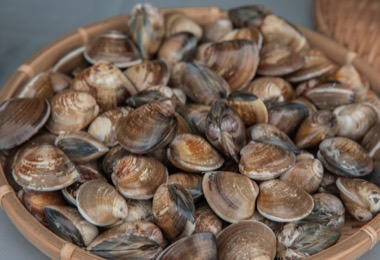
#> input picture design/mid_autumn_edm/clam.jpg, 380 x 260 px
$ python cut_color.py mid_autumn_edm/clam.jpg mid_autumn_edm/fish.jpg 5 5 1.0
#> lines starting #> are read from the running program, lines starting #| are printed output that depends on the picture; after the words box and inside, x2 and y2 are one past the last pixel; in counts of white or black regions, pixels touching at a corner belong together
"""顏色判定去背 v2：白牆=低飽和高亮度且與邊界相連(flood-fill)；
內部白圓(中心圓牌)因被彩色包圍、不與邊界相連而保留。輸出全解析度透明 PNG。
用法: python3 cut_color.py 來源 輸出 [sat門檻] [val門檻] [feather]"""

import sys
import numpy as np
from PIL import Image, ImageFilter
from collections import deque

src, out = sys.argv[1], sys.argv[2]
SAT = int(sys.argv[3]) if len(sys.argv) > 3 else 42
VAL = int(sys.argv[4]) if len(sys.argv) > 4 else 135
feather = float(sys.argv[5]) if len(sys.argv) > 5 else 1.2

im = Image.open(src).convert("RGB")
#> im is the input picture: PIL image 380x260 RGB; mean R, G, B 117.3, 98.7, 85.3
W, H = im.size
#> W = 380; H = 260

sw = 2000
sh = int(H * sw / W)
#> sh = 1368
small = im.resize((sw, sh), Image.LANCZOS)
a = np.asarray(small).astype(np.int16)
mx = a.max(2)
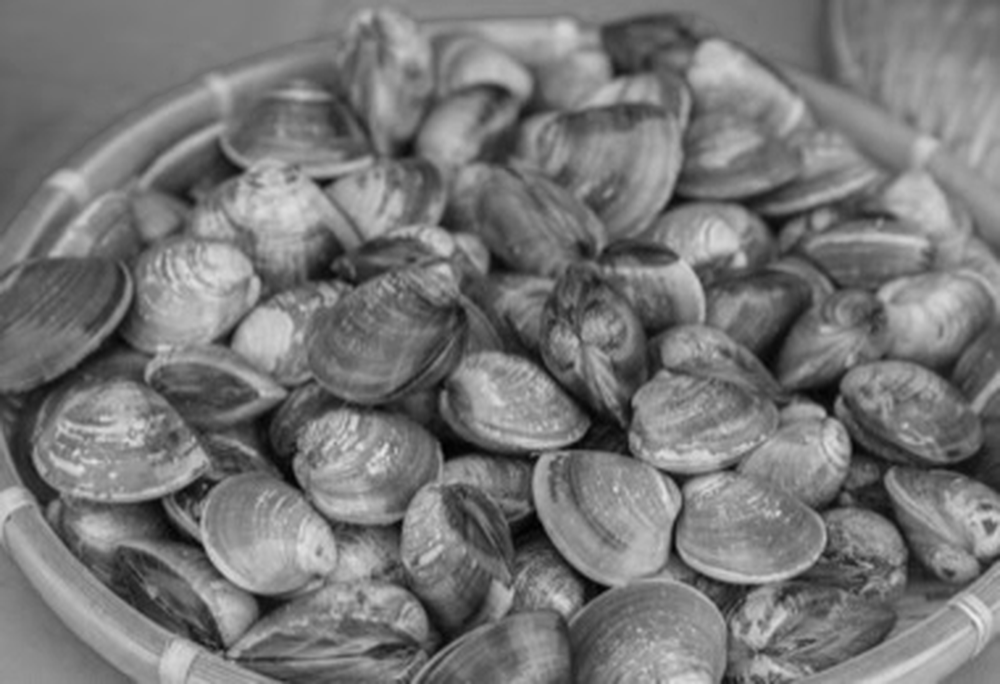
#> mx: shape (1368, 2000) int16 (shown at 1/2 size); min 0, max 236, mean 118.9
mn = a.min(2)
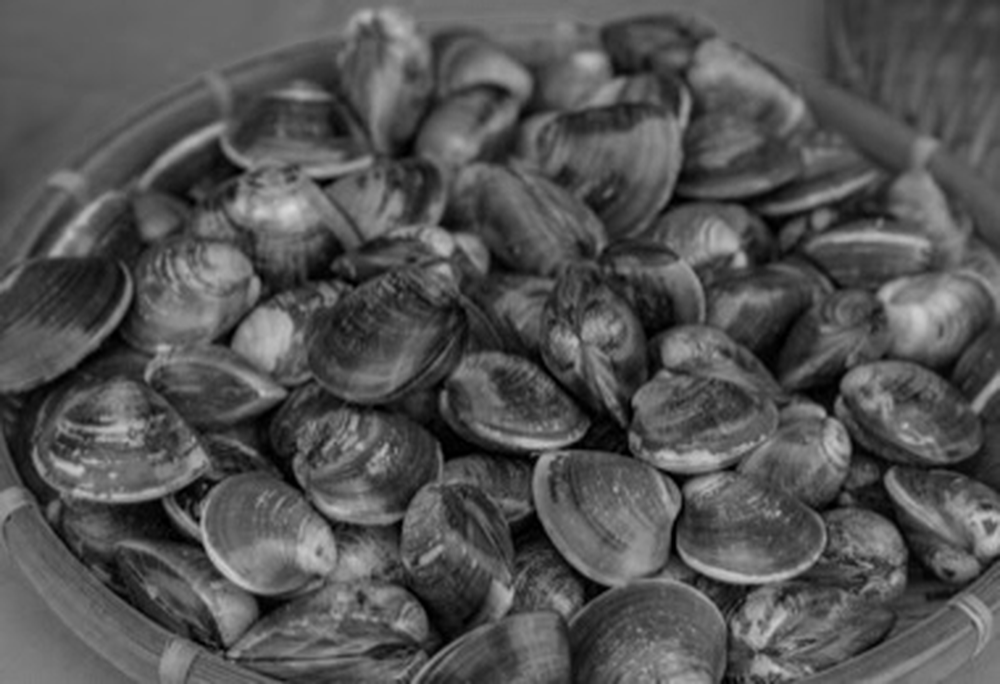
#> mn: shape (1368, 2000) int16 (shown at 1/2 size); min 0, max 218, mean 83.7
sat = mx - mn
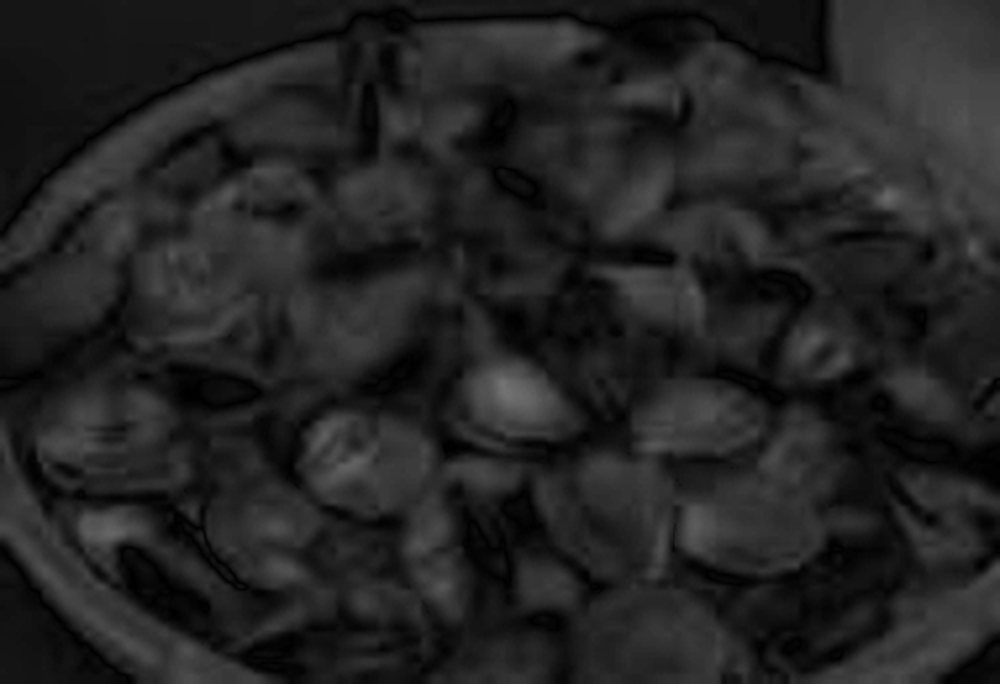
#> sat: shape (1368, 2000) int16 (shown at 1/2 size); min 0, max 117, mean 35.3
wall = (sat < SAT) & (mx > VAL)  # 候選白牆
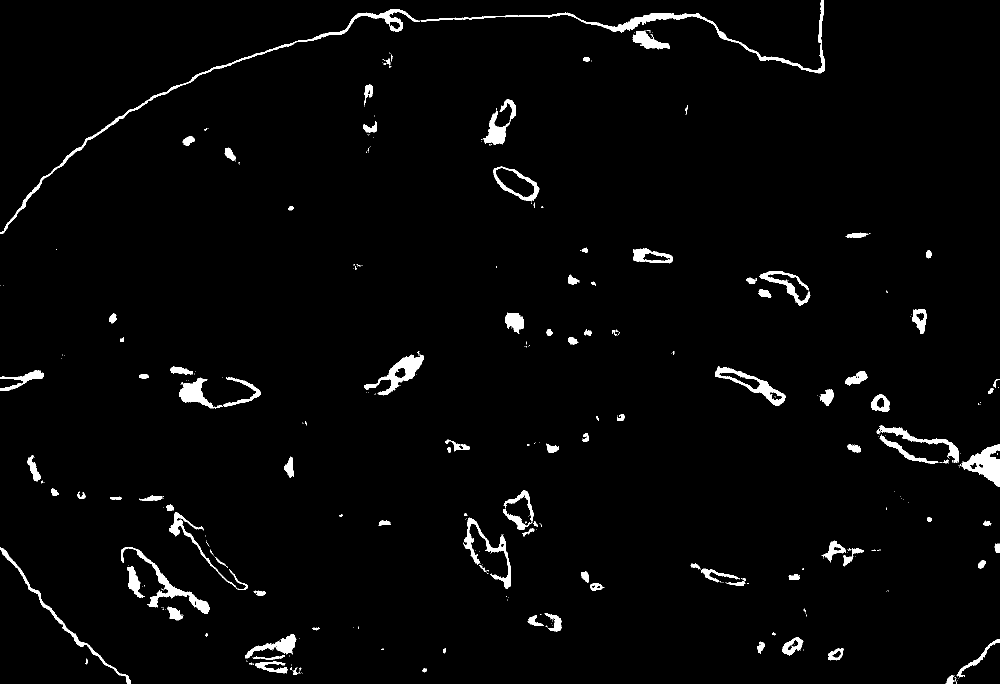
#> wall: shape (1368, 2000) bool (shown at 1/2 size); 2.4% white; 403 white regions (296 under 20 px), largest, box (x1, y1, x2, y2) and area: (841, 0, 1650, 147) 5545, (0, 18, 840, 468) 4993, (1923, 889, 2000, 974) 3060

# 邊界 flood-fill：只保留與畫面邊緣相連的白牆為背景
bg = np.zeros((sh, sw), dtype=bool)
dq = deque()
for x in range(sw):
    for y in (0, sh - 1):
        if wall[y, x]:
            bg[y, x] = True
            dq.append((y, x))
for y in range(sh):
    for x in (0, sw - 1):
        if wall[y, x] and not bg[y, x]:
            bg[y, x] = True
            dq.append((y, x))
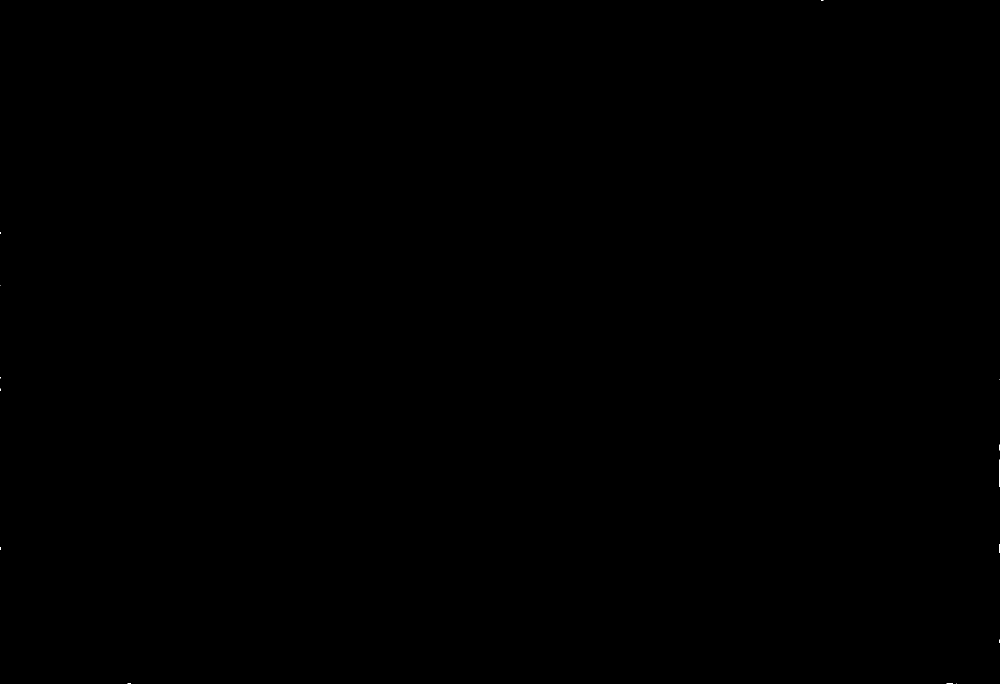
#> bg: shape (1368, 2000) bool (shown at 1/2 size); 0.01% white in thin lines or dots
while dq:
    y, x = dq.popleft()
    for dy, dx in ((1, 0), (-1, 0), (0, 1), (0, -1)):
        ny, nx = y + dy, x + dx
        if 0 <= ny < sh and 0 <= nx < sw and wall[ny, nx] and not bg[ny, nx]:
            bg[ny, nx] = True
            dq.append((ny, nx))
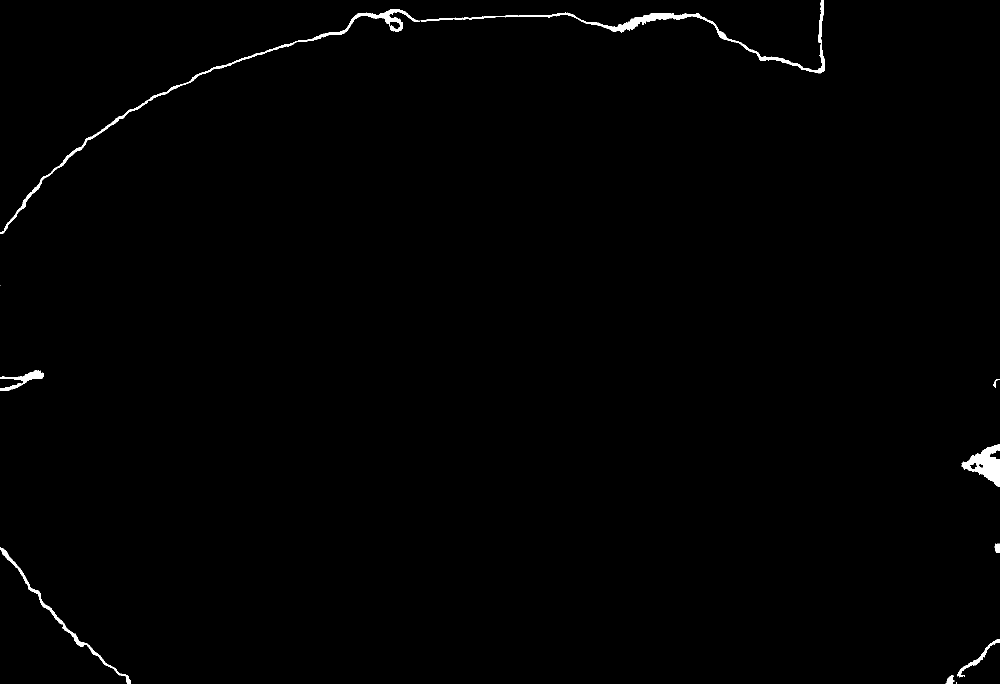
#> bg: shape (1368, 2000) bool (shown at 1/2 size); 0.65% white; 12 white regions (3 under 20 px), largest, box (x1, y1, x2, y2) and area: (841, 0, 1650, 147) 5543, (0, 18, 840, 468) 4993, (1923, 889, 2000, 974) 3059

alpha_small = np.where(bg, 0, 255).astype(np.uint8)
am = Image.fromarray(alpha_small)
if feather > 0:
    am = am.filter(ImageFilter.GaussianBlur(feather))
alpha_full = am.resize((W, H), Image.BILINEAR)
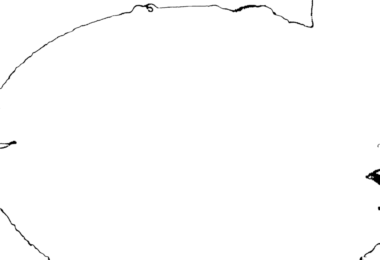
#> alpha_full: PIL image 380x260 L; min 0, max 255, mean 253.3

res = im.convert("RGBA")
res.putalpha(alpha_full)
res.save(out)
kept = 100 * (1 - bg.mean())
#> kept = 99.35
print(f"saved {out} {(W,H)}  前景占比≈{kept:.1f}%")
#| saved mid_autumn_edm/fish.jpg (380, 260)  前景占比≈99.3%

$ run again, on design/mid_autumn_edm/squid.jpg
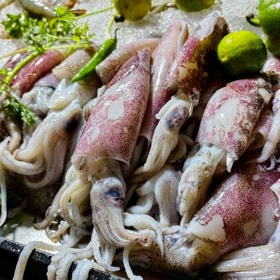
#> input picture design/mid_autumn_edm/squid.jpg, 280 x 280 px
#> im is the input picture: PIL image 280x280 RGB; mean R, G, B 127.9, 117.6, 101.9
#> wall: shape (2000, 2000) bool; 5.1% white; 1873 white regions (1495 under 20 px), largest, box (x1, y1, x2, y2) and area: (1573, 1733, 2000, 1969) 14818, (148, 823, 376, 1107) 10970, (1317, 127, 1478, 264) 6178
#> after the loop `while dq:`:
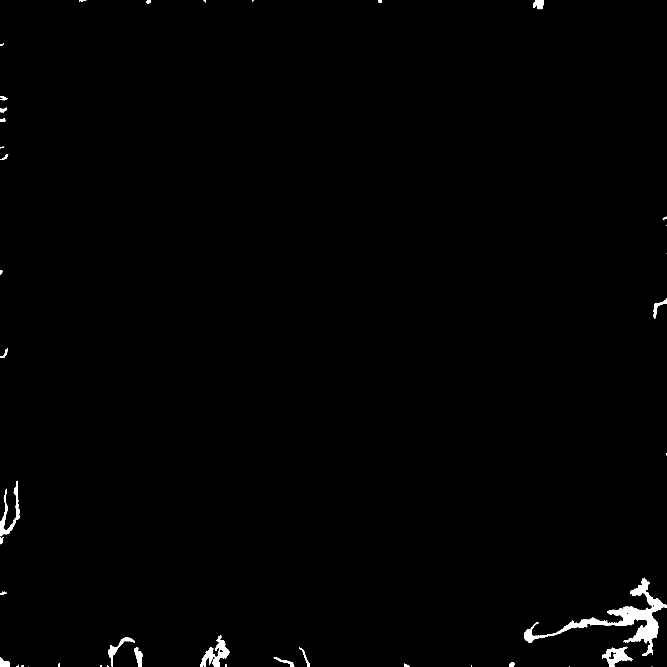
#> bg: shape (2000, 2000) bool (shown at 1/3 size); 0.72% white; 55 white regions (25 under 20 px), largest, box (x1, y1, x2, y2) and area: (1573, 1733, 2000, 1968) 14742, (0, 1443, 59, 1609) 2362, (1807, 1940, 1899, 2000) 2337
#> `alpha_full = am.resize((W, H), Image.BILINEAR)`:
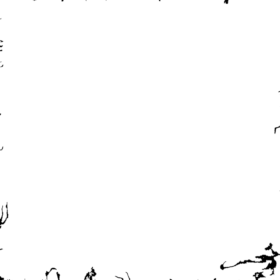
#> alpha_full: PIL image 280x280 L; min 0, max 255, mean 253.2
#| saved mid_autumn_edm/squid.jpg (280, 280)  前景占比≈99.3%
